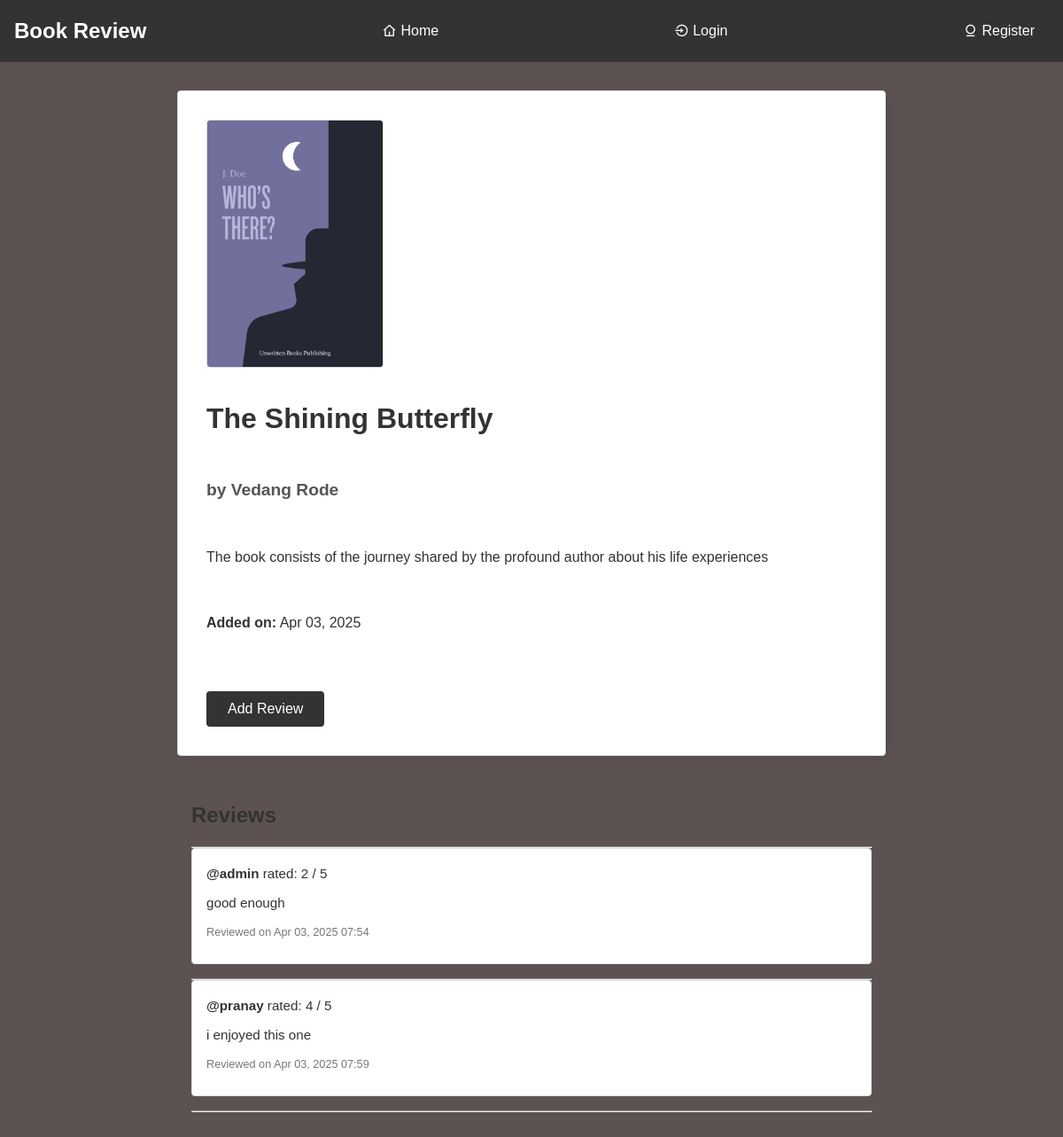
Screenshot of /book/1/ with the database file from the repository.
### app/models.py (models this page shows, shortened)
class Book(models.Model):
    title = models.CharField(max_length=255)
    author = models.CharField(max_length=255)
    description = models.TextField()
    cover_image = models.ImageField(upload_to='book_covers/', blank=True, null=True)
    added_on = models.DateTimeField(auto_now_add=True)

class Review(models.Model):
    book = models.ForeignKey(Book, on_delete=models.CASCADE, related_name='reviews')
    user = models.ForeignKey(User, on_delete=models.CASCADE)
    rating = models.IntegerField(choices=[(i, str(i)) for i in range(1, 6)])  # Ratings from 1 to 5
    review_text = models.TextField()
    created_at = models.DateTimeField(auto_now_add=True)

### app/views.py (the view)
# urls.py: path('book/<int:book_id>/', views.book_detail, name='book_detail'),
def book_detail(request, book_id):
    book = get_object_or_404(Book, id=book_id)
    reviews = book.reviews.all()
    return render(request, 'book_detail.html', {'book': book, 'reviews': reviews})

### app/templates/book_detail.html (shortened to what this page needs)
{% extends 'base.html' %}
{% block content %}
<div class="book-detail">
    {% if book.cover_image %}
        <img src="{{ book.cover_image.url }}" alt="{{ book.title }}" width="200" height="300">
    {% else %}
        <img src="#" alt="No Cover" width="200" height="300">
    {% endif %}
    <h1>{{ book.title }}</h1>
    <h3>by {{ book.author }}</h3>
    <p>{{ book.description }}</p>
    <p><strong>Added on:</strong> {{ book.added_on|date:"M d, Y" }}</p>
    <a href="{% url 'app:add_review' book.id %}"><button>Add Review</button></a>
</div>
<div class="reviews">
    <h2>Reviews</h2>
    <hr>
    {% if reviews %}
        {% for review in reviews %}
        <div class="review">
            <p><strong>@{{ review.user.username }}</strong> rated: {{ review.rating }} / 5</p>
            <p>{{ review.review_text }}</p>
            <p><small>Reviewed on {{ review.created_at|date:"M d, Y H:i" }}</small></p>
        </div><hr>
        {% endfor %}
    {% else %}
        <p>No reviews yet. Be the first to review!</p>
    {% endif %}
</div>
{% endblock content %}

### app/templates/base.html (shortened to what this page needs)
<!DOCTYPE html>
{% load static %}
<html lang="en">
<head>
    <link rel="stylesheet" href="{% static 'style.css' %}">
    <link href="https://cdn.jsdelivr.net/npm/remixicon@4.2.0/fonts/remixicon.css" rel="stylesheet" />
</head>
<body>
    <nav>
        <h2 title="Home">Book Review</h2>
        {% if user.is_authenticated %}
            <a href="{% url 'app:book_list' %}"><i class="ri-menu-fill"></i>Home</a>
            <h2>{{ request.user|capfirst }}</h2>
            <form action="{% url 'users:logout' %}" method="post">
                {% csrf_token %}
                <button title="Logout"><h2><i class="ri-logout-box-r-line"></i> Logout</h2></button>
            </form>
        {% else %}
            <a href="/" title="Home"><i class="ri-home-4-line"></i> Home</a>
            <a href="{% url 'users:login' %}"><i class="ri-login-circle-line"></i> Login</a>
            <a href="{% url 'users:register' %}" title="Registration"><i class="ri-user-4-line"></i> Register</a>
        {% endif %}
    </nav>
    {% block content %}{% endblock content %}
</body>
</html>

### app/static/style.css (style rules this page uses)
* { margin: 0; padding: 0; box-sizing: border-box; }
body { font-family: Arial, sans-serif; background-color: #5c5252; color: #333; line-height: 1.6; padding-bottom: 2rem; }
img { max-width: 100%; height: auto; }
nav { background-color: #333; color: #fff; padding: 1rem; display: flex; flex-wrap: wrap; align-items: center; justify-content: space-between; }
nav h2 { font-size: 1.5rem; margin-right: 1rem; }
nav a { color: #fff; text-decoration: none; margin-right: 1rem; font-size: 1rem; }
.book-detail { background: #fff; border: 1px solid #ddd; padding: 2rem; margin: 2rem auto; max-width: 800px; border-radius: 4px; box-shadow: 2px 2px 12px rgba(0,0,0,0.1); display: flex; flex-wrap: wrap; gap: 2rem; }
.book-detail img { flex: 0 0 200px; border: 1px solid #ddd; border-radius: 4px; }
.book-detail h1 { width: 100%; margin-bottom: 0.5rem; font-size: 2rem; color: #333; }
.book-detail h3 { width: 100%; margin-bottom: 1rem; font-size: 1.2rem; color: #555; }
.book-detail p { width: 100%; margin-bottom: 1rem; font-size: 1rem; }
.book-detail a button { padding: 0.7rem 1.5rem; background-color: #333; color: #fff; border: none; border-radius: 4px; cursor: pointer; }
.reviews { max-width: 800px; margin: 1rem auto; padding: 1rem; }
.reviews h2 { font-size: 1.5rem; margin-bottom: 1rem; color: #333; }
.review { background: #fff; border: 1px solid #ddd; padding: 1rem; border-radius: 4px; margin-bottom: 1rem; }
.review p { margin-bottom: 0.5rem; font-size: 0.95rem; }
.review small { color: #777; }
button { background-color: #333; color: #fff; padding: 0.7rem 1.5rem; border: none; border-radius: 4px; cursor: pointer; margin-top: 1rem; font-size: 1rem; }

### rows the page displays
Book: cover_image (picture), title "The Shining Butterfly", author "Vedang Rode", description "The book consists of the journey shared by the profound author about his life experiences", added_on "Apr 03, 2025"
Review: user.username "admin", rating "2", review_text "good enough", created_at "Apr 03, 2025 07:54"
Review: user.username "pranay", rating "4", review_text "i enjoyed this one", created_at "Apr 03, 2025 07:59"
